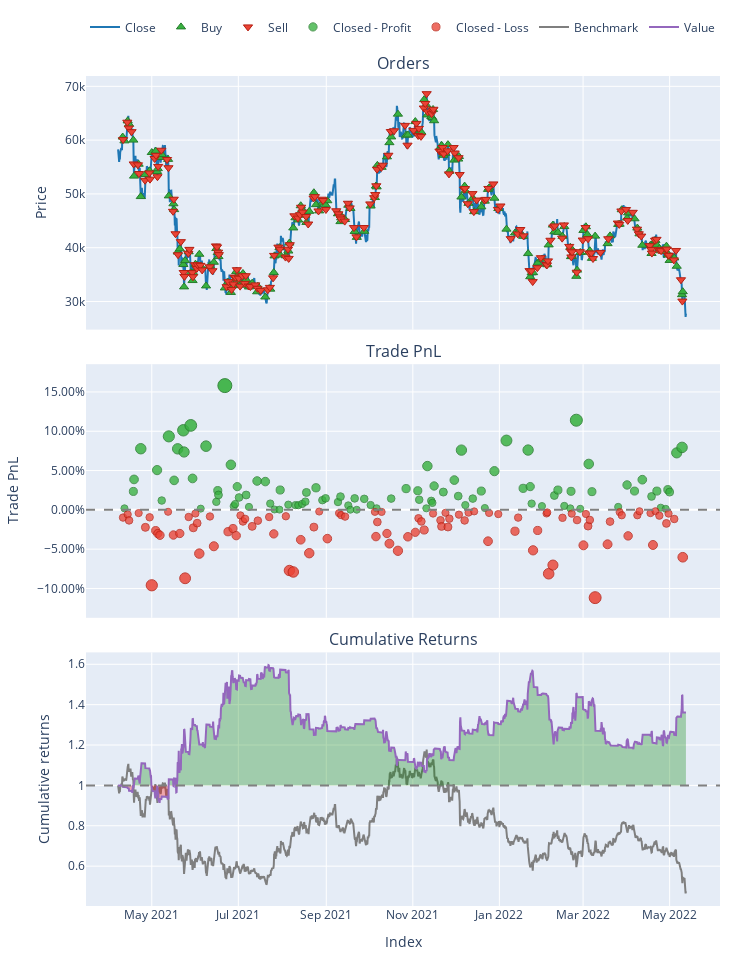

The notebook cell this image was saved under:
### Code cell
data['entries'] = np.where(data['signal'] == 1, True, False)
data['exits'] = np.where(data['signal'].shift(1), True, False)
data['short_entries'] = np.where(data['signal'] == -1, True, False)
data['short_exits'] = np.where(data['signal'].shift(1) == -1, True, False)

pf = vbt.Portfolio.from_signals(
    close=data['close'],
    entries=data['entries'],
    exits=data['exits'],
    short_entries=data['short_entries'],
    short_exits=data['short_exits'],
    fees=0.001,
)

pf.plot().show()
